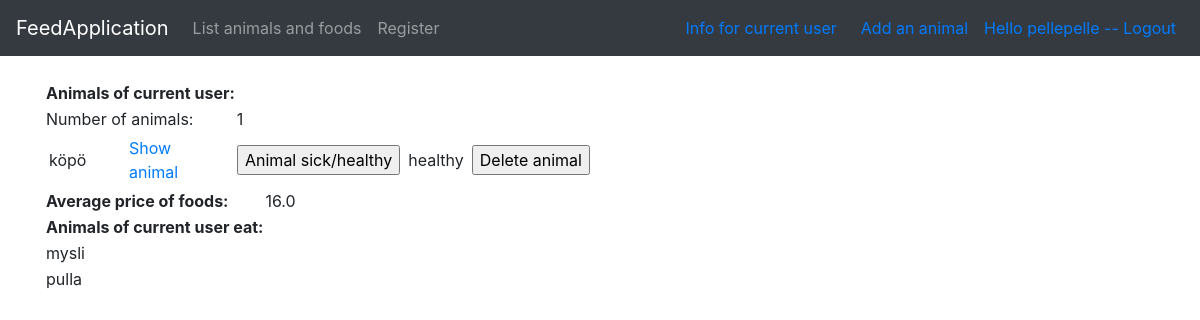
Screenshot of /animals/current/ (signed in) with the database file from the repository.
### application/auth/models.py (models this page shows, shortened)
class User(Base):
    __tablename__ = "account"
    name = db.Column(db.String(144), nullable=False)
    username = db.Column(db.String(144), nullable=False)
    password = db.Column(db.String(144), nullable=False)
    animals = db.relationship("Animal", backref='account', lazy=True)
    def get_id(self):
        return self.id
    @staticmethod
    def find_animals_of_current_user(account_id):
        stmt = text("SELECT * FROM Animal"
        " JOIN Account ON Account.id = Animal.account_id" #tämä rivi on turha
        " WHERE account_id = :account_id").params(account_id=account_id)
        res = db.engine.execute(stmt)
        response = []
        for row in res:
            response.append({"id":row[0], "time1":row[1], "time2":row[2], "name":row[3], "sick":row[5]})
        return response
    @staticmethod
    def count_animals_of_current_user(account_id):
        query1 = text("SELECT COUNT(Account.id) FROM Animal"
        " LEFT JOIN Account ON Account.id = Animal.account_id"
        " WHERE Animal.account_id = :account_id").params(account_id=account_id)
        res = db.engine.execute(query1)
        response = []
        for row in res:
            response.append({"count":row[0]})
        return response
    @staticmethod
    def average_of_food_prices(account_id):
        query2 = text("SELECT AVG(Food.price) FROM Food"
        " LEFT JOIN animalsfoods ON animalsfoods.food_id = Food.id"
        " LEFT JOIN Animal ON Animal.id = animalsfoods.animal_id"
        " LEFT JOIN Account ON Account.id = Animal.account_id"
        " WHERE Account.id = :account_id").params(account_id=account_id)
        res = db.engine.execute(query2)
        response = []
        for row in res:
            response.append({"average":row[0]})
        return response
    @staticmethod
    def find_foods_of_current_user(account_id):
        stmt = text("SELECT Food.name FROM Food"
        " LEFT JOIN animalsfoods ON animalsfoods.food_id = Food.id"
        " LEFT JOIN Animal ON Animal.id = animalsfoods.animal_id"
        " LEFT JOIN Account ON Account.id = Animal.account_id"
        " WHERE Account.id = :account_id"
        " GROUP BY Food.name").params(account_id=account_id)
        res = db.engine.execute(stmt)
        response = []
        for row in res:
            response.append({"name":row[0]})
        return response

### application/animals/models.py (models this page shows, shortened)
class Animal(Base):
    name = db.Column(db.String(144), nullable=False)
    account_id = db.Column(db.Integer, db.ForeignKey('account.id'),
                           nullable=False)
    user = db.relationship("User", backref='animal', lazy=True)
    foods = db.relationship("Food", secondary=animals_foods, back_populates='animals', lazy='dynamic')
    sick = db.Column(db.Boolean, nullable=False)

class Food(Base):
    name = db.Column(db.String(144), unique=True, nullable = False) #unique lisätty
    animals = db.relationship("Animal", secondary=animals_foods, back_populates='foods', lazy='dynamic')
    price = db.Column(db.Integer, nullable = True)

### application/animals/views.py (the view)
@app.route("/animals/current/", methods=["GET"])
@login_required
def current_animals():
    owner = current_user
    owner_id = owner.get_id()
    return render_template("animals/current.html", form = FoodForm(),
        currentanimals = User.find_animals_of_current_user(owner_id), currentfoods = User.find_foods_of_current_user(owner_id),
        counts = User.count_animals_of_current_user(owner_id), average = User.average_of_food_prices(owner_id))

### application/animals/forms.py
class FoodForm(FlaskForm):
    name = StringField("New food:", [validators.Length(min=2, max=20)])
    class Meta:
        csrf = False

### application/__init__.py (called while the page is built)
@login_manager.user_loader
def load_user(user_id):
    return User.query.get(user_id)

### application/templates/animals/current.html (shortened to what this page needs)
{% extends "layout.html" %}
{% block body %}
<table>
<tr>
<td>
  <b>Animals of current user:</b>
</td> </tr>
<tr>
<td>Number of animals: </td>
{% for counte in counts %}
  <td>{{ counte.count }}</td>
</tr>
{% endfor %}
</table>
{% for animal in currentanimals %}
<table cellspacing="4" cellpadding="4">
    <tr>
      <td style="width:80px">{{ animal.name }}</td>
      <td style="width:100px"><a href="{{ url_for('animals_show_animal', animal_id=animal.id) }}">Show animal</a></td>
      <td></td>
      <td>
        <form method="POST" action="{{ url_for('animals_set_sick', animal_id=animal.id) }}">
          <input type="submit" value="Animal sick/healthy"/>
        </form>
            </td>
            {% if animal.sick == 1 %}
            <td style="width:60px">sick</td>
            {% else %}
            <td style="width:60px">healthy</td>
            {% endif %}
        <td style="width:80px"><form method="GET" action="{{ url_for('animals_delete', animal_id=animal.id) }}">
            <input type="submit" value="Delete animal"/></form></td>
    </tr>
  </table>
{% endfor %}
  <table>
    <tr>
      <th>Average price of foods:</th>
        {% for avg in average %}
        <td>{{ avg.average }}</td>
      </tr>
        {% endfor %}
      <th>Animals of current user eat:</th>
    </table>
    {% for food in currentfoods %}
    <table>
      <tr>
        <td>{{ food.name }} </td>
      </tr>
    </table>
    {% endfor %}
{% endblock %}

### application/templates/layout.html (shortened to what this page needs)
<!DOCTYPE html>
<html>
  <head>
    <link rel="stylesheet" href="https://maxcdn.bootstrapcdn.com/bootstrap/4.0.0/css/bootstrap.min.css">
  </head>
  <body>
    <nav class="navbar navbar-expand-md navbar-dark bg-dark mb-4">
      <a class="navbar-brand" href="#">FeedApplication</a>
<div class="collapse navbar-collapse" id="navbarCollapse">
        <ul class="navbar-nav mr-auto">
          <li class="nav-item">
            <a class="nav-link" href="{{ url_for('animals_index') }} ">List animals and foods</a>
          </li>
          <li class="nav-item">
            <a class="nav-link" href="{{ url_for('animals_userform') }} ">Register</a>
          </li>
        </ul>
        <div class="form-inline mt-2 mt-md-0 px-2">
          {% if current_user.is_authenticated %}
            <div class="px-2"><a href="{{ url_for('current_animals') }} ">Info for current user</a></div>
            <div class="px-2"></div><a href="{{ url_for('animals_form') }} ">Add an animal</a></div>
            <div class="px-2"><a href="{{ url_for('auth_logout') }}">Hello {{ current_user.name }} -- Logout</a></div>
	        {% else %}
	        <a href="{{ url_for('auth_login') }}">Login</a>
	        {% endif %}
        </div>
    </nav>
    <main role="main" class="container">
    {% block body %}{% endblock %}
    </main>
  </body>
</html>

### rows the page displays
User: name "pellepelle"
Animal: name "köpö", sick "healthy"
Food: name "mysli"
Food: name "pulla"

### other values shown
{{ counte.count }} "1"
{{ avg.average }} "16.0"
